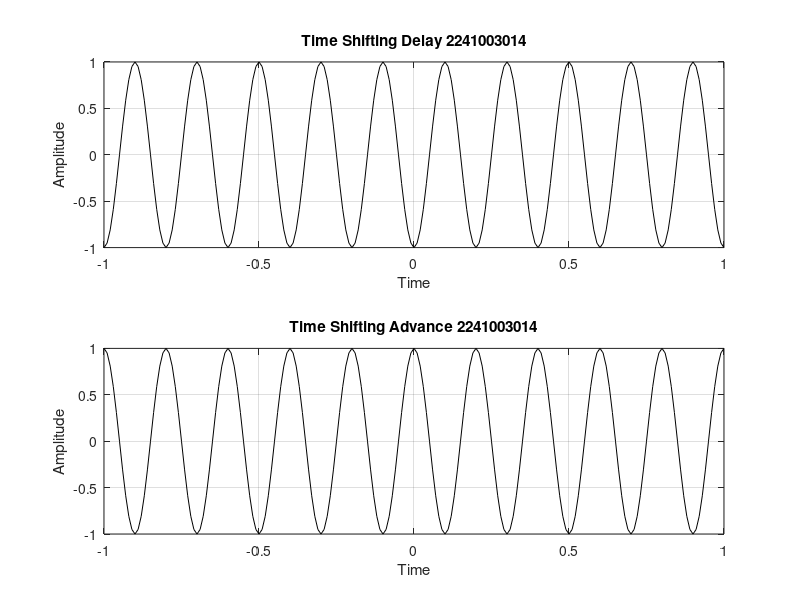

The MATLAB script that drew this image:
clc;
clear all;
close all;


a=1;
f1=5;
t=-1:0.01:1;
to=0.05;

% Time Shifting Delay
subplot(2,1,1)
tsd=a*sin(2*pi*f1*(t-to));
plot(t,tsd, 'k')
xlabel('Time')
ylabel('Amplitude')
title('Time Shifting Delay 2241003014')
grid on;

% Time Shifting Advance
subplot(2,1,2)
tsa=a*sin(2*pi*f1*(t+to));
plot(t,tsa,'k')
xlabel('Time')
ylabel('Amplitude')
title('Time Shifting Advance 2241003014')
grid on;